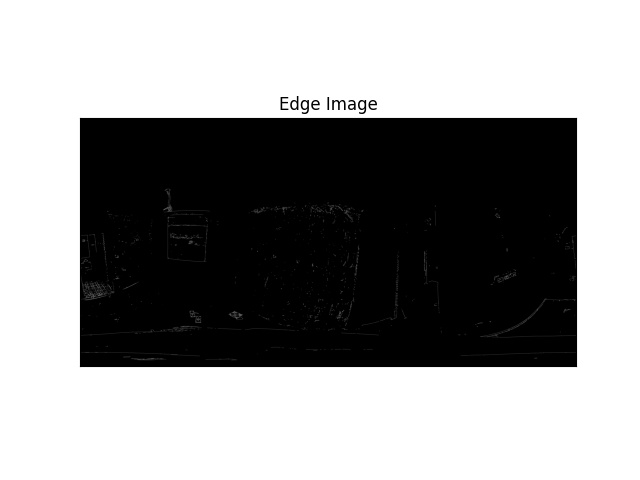
#> input picture assets/detection_images/700f951.jpg, 640 x 480 px
$ python -i image_analyzer_service.py   (imports and definitions only)
#> lines starting #> are read from the running program, lines starting #| are printed output that depends on the picture; after the words box and inside, x2 and y2 are one past the last pixel; in counts of white or black regions, pixels touching at a corner belong together
import matplotlib.pyplot as plt
import cv2


class ImageAnalyzerService:
    def __init__(self, er_image_path):
        self.er_image_path = er_image_path
        self.uuid = self.image_uuid()
        self.threshold = self.set_threshold()

    def set_threshold(self):
        if self.er_image_path.endswith('.png'):
            return [100, 200]
        else:
            return [100, 150]

    def image_uuid(self):
        full_path = self.er_image_path.split('.')
        partial_path = full_path[0].split('/')
        return partial_path[-1]

    def detect_edges(self):
        ed_image = cv2.imread(self.er_image_path)
#> ed_image is the input picture: shape (480, 640, 3); min 0, max 255, mean 152.3
        edges = cv2.Canny(ed_image, *self.threshold)
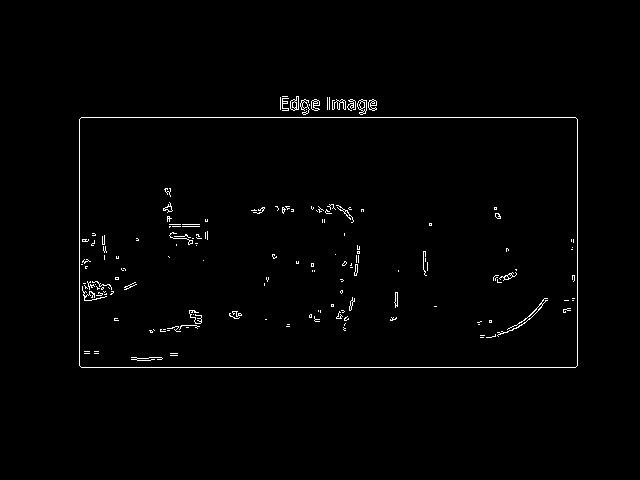
#> edges: shape (480, 640); 1.2% white in thin lines or dots, all inside (x1, y1, x2, y2) = (79, 96, 578, 368)
        plt.imshow(edges, cmap='gray')
        plt.title('Edge Image'), plt.xticks([]), plt.yticks([])
        plt.savefig(f'./assets/detection_images/{self.uuid}.jpg')
        plt.show()

>>> result = ImageAnalyzerService('../assets/detection_images/700f951.jpg').detect_edges()
